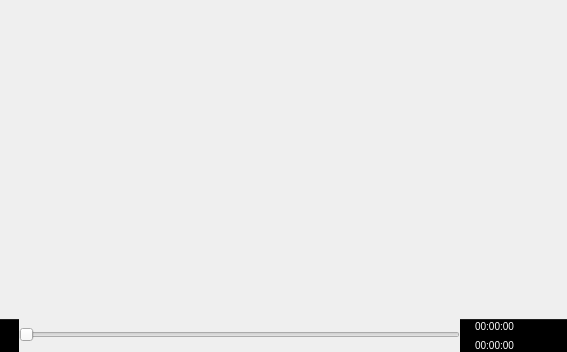
<?xml version="1.0" encoding="UTF-8"?>
<ui version="4.0">
 <class>wgt_QVideoPlayer</class>
 <widget class="QWidget" name="wgt_QVideoPlayer">
  <property name="geometry">
   <rect>
    <x>0</x>
    <y>0</y>
    <width>567</width>
    <height>352</height>
   </rect>
  </property>
  <property name="font">
   <font>
    <family>Tahoma</family>
    <pointsize>8</pointsize>
   </font>
  </property>
  <property name="windowTitle">
   <string notr="true"/>
  </property>
  <layout class="QVBoxLayout" name="verticalLayout_3">
   <property name="spacing">
    <number>0</number>
   </property>
   <property name="leftMargin">
    <number>0</number>
   </property>
   <property name="topMargin">
    <number>0</number>
   </property>
   <property name="rightMargin">
    <number>0</number>
   </property>
   <property name="bottomMargin">
    <number>0</number>
   </property>
   <item>
    <widget class="QMovieLabel" name="MovieFrame">
     <property name="sizePolicy">
      <sizepolicy hsizetype="Expanding" vsizetype="Expanding">
       <horstretch>0</horstretch>
       <verstretch>0</verstretch>
      </sizepolicy>
     </property>
     <property name="text">
      <string notr="true"/>
     </property>
     <property name="scaledContents">
      <bool>false</bool>
     </property>
    </widget>
   </item>
   <item>
    <layout class="QHBoxLayout" name="SliderLayout">
     <property name="spacing">
      <number>0</number>
     </property>
     <property name="leftMargin">
      <number>0</number>
     </property>
     <property name="topMargin">
      <number>0</number>
     </property>
     <property name="rightMargin">
      <number>0</number>
     </property>
     <property name="bottomMargin">
      <number>0</number>
     </property>
     <item>
      <widget class="QToolButton" name="VideoPlayerPlayPauseBT">
       <property name="sizePolicy">
        <sizepolicy hsizetype="Preferred" vsizetype="Preferred">
         <horstretch>0</horstretch>
         <verstretch>0</verstretch>
        </sizepolicy>
       </property>
       <property name="toolTip">
        <string extracomment="Tooltip in dialog box">Click to start play, click again to pause the movie</string>
       </property>
       <property name="styleSheet">
        <string notr="true">QToolButton { /* all types of tool button */
 	 background: black;
     border-top: 1px solid #202020;
     border-bottom: 0px;
     border-left: 0px;
     border-right: 0px;
     border-radius: 0px;
     background-color: black;
 }

 QToolButton[popupMode=&quot;1&quot;] { /* only for MenuButtonPopup */
     padding-right: 10px; /* make way for the popup button */
 }

 QToolButton:pressed {
     background-color: black;
 }</string>
       </property>
       <property name="text">
        <string notr="true">...</string>
       </property>
       <property name="icon">
        <iconset resource="../RSCffDiaporama.qrc">
         <normaloff>:/img/player_play.png</normaloff>:/img/player_play.png</iconset>
       </property>
       <property name="iconSize">
        <size>
         <width>24</width>
         <height>24</height>
        </size>
       </property>
      </widget>
     </item>
     <item>
      <widget class="QCustomRuler" name="CustomRuler">
       <property name="sizePolicy">
        <sizepolicy hsizetype="Expanding" vsizetype="Fixed">
         <horstretch>0</horstretch>
         <verstretch>0</verstretch>
        </sizepolicy>
       </property>
       <property name="minimumSize">
        <size>
         <width>0</width>
         <height>32</height>
        </size>
       </property>
       <property name="maximumSize">
        <size>
         <width>16777215</width>
         <height>32</height>
        </size>
       </property>
       <property name="toolTip">
        <string>The progress bar allows you to set the video display to a specific position.
Remark : The length of the ruler is increased in proportion to the duration of the video.
The blue part represents the part of the video which is selected (which will be used in the assembly).</string>
       </property>
       <property name="maximum">
        <number>99</number>
       </property>
       <property name="orientation">
        <enum>Qt::Horizontal</enum>
       </property>
      </widget>
     </item>
     <item>
      <layout class="QVBoxLayout" name="verticalLayout_2">
       <property name="spacing">
        <number>0</number>
       </property>
       <property name="leftMargin">
        <number>0</number>
       </property>
       <property name="topMargin">
        <number>0</number>
       </property>
       <property name="rightMargin">
        <number>0</number>
       </property>
       <property name="bottomMargin">
        <number>0</number>
       </property>
       <item>
        <widget class="QLabel" name="Position">
         <property name="sizePolicy">
          <sizepolicy hsizetype="Preferred" vsizetype="Preferred">
           <horstretch>0</horstretch>
           <verstretch>0</verstretch>
          </sizepolicy>
         </property>
         <property name="font">
          <font>
           <pointsize>-1</pointsize>
          </font>
         </property>
         <property name="styleSheet">
          <string notr="true">background: black;
subcontrol-origin: padding;
subcontrol-position: top right;
padding: 0px;
spacing: 2px;
border-top: 1px solid #202020;
border-bottom: 0px;
border-left: 0px;
border-right: 0px;
color: white;
font-size: 10px;
</string>
         </property>
         <property name="frameShape">
          <enum>QFrame::NoFrame</enum>
         </property>
         <property name="frameShadow">
          <enum>QFrame::Sunken</enum>
         </property>
         <property name="lineWidth">
          <number>0</number>
         </property>
         <property name="text">
          <string notr="true">00:00:00</string>
         </property>
         <property name="alignment">
          <set>Qt::AlignCenter</set>
         </property>
        </widget>
       </item>
       <item>
        <widget class="QProgressBar" name="BufferState">
         <property name="sizePolicy">
          <sizepolicy hsizetype="Preferred" vsizetype="Fixed">
           <horstretch>0</horstretch>
           <verstretch>0</verstretch>
          </sizepolicy>
         </property>
         <property name="minimumSize">
          <size>
           <width>0</width>
           <height>6</height>
          </size>
         </property>
         <property name="maximumSize">
          <size>
           <width>16777215</width>
           <height>6</height>
          </size>
         </property>
         <property name="font">
          <font>
           <family>Tahoma</family>
           <pointsize>1</pointsize>
           <weight>75</weight>
           <bold>true</bold>
          </font>
         </property>
         <property name="styleSheet">
          <string notr="true">QProgressBar:horizontal {
border: 0px;
border-radius: 0px;
background: black;
padding-top: 1px;
padding-bottom: 2px;
padding-left: 1px;
padding-right: 1px;
}
QProgressBar::chunk:horizontal {
background: red;
}</string>
         </property>
         <property name="maximum">
          <number>5</number>
         </property>
         <property name="value">
          <number>0</number>
         </property>
         <property name="textVisible">
          <bool>false</bool>
         </property>
         <property name="format">
          <string notr="true"/>
         </property>
        </widget>
       </item>
       <item>
        <widget class="QLabel" name="Duration">
         <property name="sizePolicy">
          <sizepolicy hsizetype="Preferred" vsizetype="Preferred">
           <horstretch>0</horstretch>
           <verstretch>0</verstretch>
          </sizepolicy>
         </property>
         <property name="font">
          <font>
           <pointsize>-1</pointsize>
          </font>
         </property>
         <property name="styleSheet">
          <string notr="true">background: black;
subcontrol-origin: padding;
subcontrol-position: top right;
padding: 0px;
spacing: 2px;
border-top: 0px;
border-bottom: 0px;
border-left: 0px;
border-right: 0px;
color: white;
font-size: 10px;
</string>
         </property>
         <property name="frameShadow">
          <enum>QFrame::Sunken</enum>
         </property>
         <property name="lineWidth">
          <number>0</number>
         </property>
         <property name="text">
          <string notr="true">00:00:00</string>
         </property>
         <property name="alignment">
          <set>Qt::AlignCenter</set>
         </property>
        </widget>
       </item>
      </layout>
     </item>
     <item>
      <widget class="QToolButton" name="VideoPlayerVolumeBT">
       <property name="sizePolicy">
        <sizepolicy hsizetype="Preferred" vsizetype="Preferred">
         <horstretch>0</horstretch>
         <verstretch>0</verstretch>
        </sizepolicy>
       </property>
       <property name="toolTip">
        <string extracomment="Tooltip in dialog box">Change the sound volume</string>
       </property>
       <property name="styleSheet">
        <string notr="true">QToolButton { /* all types of tool button */
 	 background: black;
     border-top: 1px solid #202020;
     border-bottom: 0px;
     border-left: 0px;
     border-right: 0px;
     border-radius: 0px;
     background-color: black;
 }

 QToolButton[popupMode=&quot;1&quot;] { /* only for MenuButtonPopup */
     padding-right: 10px; /* make way for the popup button */
 }

 QToolButton:pressed {
     background-color: black;
 }</string>
       </property>
       <property name="text">
        <string notr="true">...</string>
       </property>
       <property name="icon">
        <iconset resource="../RSCffDiaporama.qrc">
         <normaloff>:/img/Camera.png</normaloff>:/img/Camera.png</iconset>
       </property>
       <property name="iconSize">
        <size>
         <width>24</width>
         <height>24</height>
        </size>
       </property>
      </widget>
     </item>
     <item>
      <widget class="QToolButton" name="VideoPlayerSaveImageBT">
       <property name="sizePolicy">
        <sizepolicy hsizetype="Preferred" vsizetype="Preferred">
         <horstretch>0</horstretch>
         <verstretch>0</verstretch>
        </sizepolicy>
       </property>
       <property name="toolTip">
        <string extracomment="Tooltip in dialog box">Save this image of the movie</string>
       </property>
       <property name="styleSheet">
        <string notr="true">QToolButton { /* all types of tool button */
 	 background: black;
     border-top: 1px solid #202020;
     border-bottom: 0px;
     border-left: 0px;
     border-right: 0px;
     border-radius: 0px;
     background-color: black;
 }

 QToolButton[popupMode=&quot;1&quot;] { /* only for MenuButtonPopup */
     padding-right: 10px; /* make way for the popup button */
 }

 QToolButton:pressed {
     background-color: black;
 }</string>
       </property>
       <property name="text">
        <string notr="true">...</string>
       </property>
       <property name="icon">
        <iconset resource="../RSCffDiaporama.qrc">
         <normaloff>:/img/Camera.png</normaloff>:/img/Camera.png</iconset>
       </property>
       <property name="iconSize">
        <size>
         <width>24</width>
         <height>24</height>
        </size>
       </property>
      </widget>
     </item>
    </layout>
   </item>
  </layout>
 </widget>
 <customwidgets>
  <customwidget>
   <class>QCustomRuler</class>
   <extends>QSlider</extends>
   <header>CustomCtrl/QCustomRuler.h</header>
  </customwidget>
  <customwidget>
   <class>QMovieLabel</class>
   <extends>QLabel</extends>
   <header>CustomCtrl/QMovieLabel.h</header>
  </customwidget>
 </customwidgets>
 <resources>
  <include location="../RSCffDiaporama.qrc"/>
 </resources>
 <connections/>
</ui>
